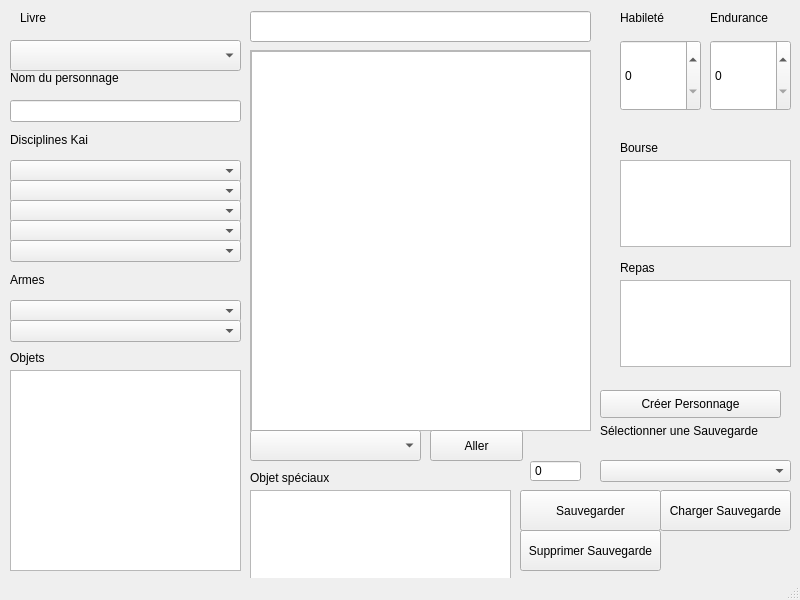
<?xml version="1.0" encoding="UTF-8"?>
<ui version="4.0">
 <class>MainWindow</class>
 <widget class="QMainWindow" name="MainWindow">
  <property name="geometry">
   <rect>
    <x>0</x>
    <y>0</y>
    <width>800</width>
    <height>600</height>
   </rect>
  </property>
  <property name="windowTitle">
   <string>MainWindow</string>
  </property>
  <widget class="QWidget" name="centralwidget">
   <widget class="QScrollArea" name="scrollArea">
    <property name="geometry">
     <rect>
      <x>250</x>
      <y>50</y>
      <width>341</width>
      <height>381</height>
     </rect>
    </property>
    <property name="widgetResizable">
     <bool>true</bool>
    </property>
    <widget class="QWidget" name="scrollAreaWidgetContents">
     <property name="geometry">
      <rect>
       <x>0</x>
       <y>0</y>
       <width>339</width>
       <height>379</height>
      </rect>
     </property>
     <widget class="QTextEdit" name="textEditPrincipale">
      <property name="geometry">
       <rect>
        <x>0</x>
        <y>0</y>
        <width>341</width>
        <height>1261</height>
       </rect>
      </property>
      <property name="readOnly">
       <bool>true</bool>
      </property>
     </widget>
    </widget>
   </widget>
   <widget class="QSpinBox" name="spinBoxE">
    <property name="geometry">
     <rect>
      <x>710</x>
      <y>40</y>
      <width>81</width>
      <height>71</height>
     </rect>
    </property>
   </widget>
   <widget class="QSpinBox" name="spinBoxH">
    <property name="geometry">
     <rect>
      <x>620</x>
      <y>40</y>
      <width>81</width>
      <height>71</height>
     </rect>
    </property>
   </widget>
   <widget class="QPushButton" name="sauvegardeButton">
    <property name="geometry">
     <rect>
      <x>520</x>
      <y>490</y>
      <width>141</width>
      <height>41</height>
     </rect>
    </property>
    <property name="text">
     <string>Sauvegarder</string>
    </property>
   </widget>
   <widget class="QPushButton" name="chargerButton">
    <property name="geometry">
     <rect>
      <x>660</x>
      <y>490</y>
      <width>131</width>
      <height>41</height>
     </rect>
    </property>
    <property name="text">
     <string>Charger Sauvegarde</string>
    </property>
   </widget>
   <widget class="QLabel" name="labelsauvegarde">
    <property name="geometry">
     <rect>
      <x>600</x>
      <y>410</y>
      <width>201</width>
      <height>41</height>
     </rect>
    </property>
    <property name="text">
     <string>Sélectionner une Sauvegarde</string>
    </property>
   </widget>
   <widget class="QLabel" name="labelHabilete">
    <property name="geometry">
     <rect>
      <x>620</x>
      <y>10</y>
      <width>71</width>
      <height>16</height>
     </rect>
    </property>
    <property name="text">
     <string>Habileté</string>
    </property>
   </widget>
   <widget class="QLabel" name="labelEndurance">
    <property name="geometry">
     <rect>
      <x>710</x>
      <y>10</y>
      <width>81</width>
      <height>16</height>
     </rect>
    </property>
    <property name="text">
     <string>Endurance</string>
    </property>
   </widget>
   <widget class="QComboBox" name="comboBoxdiscipline1">
    <property name="geometry">
     <rect>
      <x>10</x>
      <y>160</y>
      <width>231</width>
      <height>22</height>
     </rect>
    </property>
   </widget>
   <widget class="QComboBox" name="comboBoxdiscipline2">
    <property name="geometry">
     <rect>
      <x>10</x>
      <y>180</y>
      <width>231</width>
      <height>22</height>
     </rect>
    </property>
   </widget>
   <widget class="QComboBox" name="comboBoxdiscipline3">
    <property name="geometry">
     <rect>
      <x>10</x>
      <y>200</y>
      <width>231</width>
      <height>22</height>
     </rect>
    </property>
   </widget>
   <widget class="QComboBox" name="comboBoxdiscipline4">
    <property name="geometry">
     <rect>
      <x>10</x>
      <y>220</y>
      <width>231</width>
      <height>22</height>
     </rect>
    </property>
   </widget>
   <widget class="QComboBox" name="comboBoxdiscipline5">
    <property name="geometry">
     <rect>
      <x>10</x>
      <y>240</y>
      <width>231</width>
      <height>22</height>
     </rect>
    </property>
   </widget>
   <widget class="QComboBox" name="comboBoxArme1">
    <property name="geometry">
     <rect>
      <x>10</x>
      <y>300</y>
      <width>231</width>
      <height>22</height>
     </rect>
    </property>
   </widget>
   <widget class="QComboBox" name="comboBoxArme2">
    <property name="geometry">
     <rect>
      <x>10</x>
      <y>320</y>
      <width>231</width>
      <height>22</height>
     </rect>
    </property>
   </widget>
   <widget class="QLabel" name="labelArmes">
    <property name="geometry">
     <rect>
      <x>10</x>
      <y>270</y>
      <width>141</width>
      <height>20</height>
     </rect>
    </property>
    <property name="text">
     <string>Armes</string>
    </property>
   </widget>
   <widget class="QLabel" name="labeldisciplines">
    <property name="geometry">
     <rect>
      <x>10</x>
      <y>130</y>
      <width>121</width>
      <height>20</height>
     </rect>
    </property>
    <property name="text">
     <string>Disciplines Kai</string>
    </property>
   </widget>
   <widget class="QLabel" name="labeltitrelivre">
    <property name="geometry">
     <rect>
      <x>20</x>
      <y>10</y>
      <width>55</width>
      <height>16</height>
     </rect>
    </property>
    <property name="text">
     <string>Livre</string>
    </property>
   </widget>
   <widget class="QTextEdit" name="textEditBourse">
    <property name="geometry">
     <rect>
      <x>620</x>
      <y>160</y>
      <width>171</width>
      <height>87</height>
     </rect>
    </property>
   </widget>
   <widget class="QTextEdit" name="textEditObjet">
    <property name="geometry">
     <rect>
      <x>10</x>
      <y>370</y>
      <width>231</width>
      <height>201</height>
     </rect>
    </property>
   </widget>
   <widget class="QLabel" name="labelSacADos">
    <property name="geometry">
     <rect>
      <x>10</x>
      <y>350</y>
      <width>91</width>
      <height>16</height>
     </rect>
    </property>
    <property name="text">
     <string>Objets</string>
    </property>
   </widget>
   <widget class="QComboBox" name="comboBoxChoixSuivant">
    <property name="geometry">
     <rect>
      <x>250</x>
      <y>430</y>
      <width>171</width>
      <height>31</height>
     </rect>
    </property>
   </widget>
   <widget class="QTextEdit" name="textEditRepas">
    <property name="geometry">
     <rect>
      <x>620</x>
      <y>280</y>
      <width>171</width>
      <height>87</height>
     </rect>
    </property>
   </widget>
   <widget class="QLabel" name="labelbourse">
    <property name="geometry">
     <rect>
      <x>620</x>
      <y>140</y>
      <width>121</width>
      <height>16</height>
     </rect>
    </property>
    <property name="text">
     <string>Bourse</string>
    </property>
   </widget>
   <widget class="QLabel" name="labelRepas">
    <property name="geometry">
     <rect>
      <x>620</x>
      <y>260</y>
      <width>121</width>
      <height>16</height>
     </rect>
    </property>
    <property name="text">
     <string>Repas</string>
    </property>
   </widget>
   <widget class="QPushButton" name="pushButtonSupprimerSauvegarde">
    <property name="geometry">
     <rect>
      <x>520</x>
      <y>530</y>
      <width>141</width>
      <height>41</height>
     </rect>
    </property>
    <property name="text">
     <string>Supprimer Sauvegarde</string>
    </property>
   </widget>
   <widget class="QComboBox" name="comboBoxtitre">
    <property name="geometry">
     <rect>
      <x>10</x>
      <y>40</y>
      <width>231</width>
      <height>31</height>
     </rect>
    </property>
   </widget>
   <widget class="QLabel" name="label">
    <property name="geometry">
     <rect>
      <x>10</x>
      <y>70</y>
      <width>131</width>
      <height>16</height>
     </rect>
    </property>
    <property name="text">
     <string>Nom du personnage</string>
    </property>
   </widget>
   <widget class="QLabel" name="label_2">
    <property name="geometry">
     <rect>
      <x>250</x>
      <y>470</y>
      <width>101</width>
      <height>16</height>
     </rect>
    </property>
    <property name="text">
     <string>Objet spéciaux</string>
    </property>
   </widget>
   <widget class="QTextEdit" name="textEditspeciaux">
    <property name="geometry">
     <rect>
      <x>250</x>
      <y>490</y>
      <width>261</width>
      <height>91</height>
     </rect>
    </property>
   </widget>
   <widget class="QLineEdit" name="lineEditnomPersonnage">
    <property name="geometry">
     <rect>
      <x>10</x>
      <y>100</y>
      <width>231</width>
      <height>22</height>
     </rect>
    </property>
   </widget>
   <widget class="QLineEdit" name="lineEditNomChapitre">
    <property name="geometry">
     <rect>
      <x>250</x>
      <y>11</y>
      <width>341</width>
      <height>31</height>
     </rect>
    </property>
   </widget>
   <widget class="QComboBox" name="comboBoxSauvegarde">
    <property name="geometry">
     <rect>
      <x>600</x>
      <y>460</y>
      <width>191</width>
      <height>22</height>
     </rect>
    </property>
   </widget>
   <widget class="QPushButton" name="pushButtonCreerPersonnage">
    <property name="geometry">
     <rect>
      <x>600</x>
      <y>390</y>
      <width>181</width>
      <height>28</height>
     </rect>
    </property>
    <property name="text">
     <string>Créer Personnage</string>
    </property>
   </widget>
   <widget class="QSpinBox" name="spinBoxIdSauvegarde">
    <property name="geometry">
     <rect>
      <x>530</x>
      <y>460</y>
      <width>51</width>
      <height>22</height>
     </rect>
    </property>
    <property name="readOnly">
     <bool>true</bool>
    </property>
    <property name="buttonSymbols">
     <enum>QAbstractSpinBox::NoButtons</enum>
    </property>
   </widget>
   <widget class="QPushButton" name="pushButtonAller">
    <property name="geometry">
     <rect>
      <x>430</x>
      <y>430</y>
      <width>93</width>
      <height>31</height>
     </rect>
    </property>
    <property name="text">
     <string>Aller</string>
    </property>
   </widget>
  </widget>
  <widget class="QStatusBar" name="statusbar"/>
 </widget>
 <resources/>
 <connections>
  <connection>
   <sender>comboBoxdiscipline1</sender>
   <signal>activated(QString)</signal>
   <receiver>MainWindow</receiver>
   <slot>choixDisciplineKai()</slot>
   <hints>
    <hint type="sourcelabel">
     <x>148</x>
     <y>174</y>
    </hint>
    <hint type="destinationlabel">
     <x>166</x>
     <y>141</y>
    </hint>
   </hints>
  </connection>
  <connection>
   <sender>pushButtonCreerPersonnage</sender>
   <signal>clicked()</signal>
   <receiver>MainWindow</receiver>
   <slot>creerPersonnage()</slot>
   <hints>
    <hint type="sourcelabel">
     <x>696</x>
     <y>402</y>
    </hint>
    <hint type="destinationlabel">
     <x>740</x>
     <y>374</y>
    </hint>
   </hints>
  </connection>
  <connection>
   <sender>sauvegardeButton</sender>
   <signal>clicked()</signal>
   <receiver>MainWindow</receiver>
   <slot>sauvegarder()</slot>
   <hints>
    <hint type="sourcelabel">
     <x>581</x>
     <y>517</y>
    </hint>
    <hint type="destinationlabel">
     <x>493</x>
     <y>478</y>
    </hint>
   </hints>
  </connection>
  <connection>
   <sender>pushButtonSupprimerSauvegarde</sender>
   <signal>clicked()</signal>
   <receiver>MainWindow</receiver>
   <slot>supprimer_sauvegarde()</slot>
   <hints>
    <hint type="sourcelabel">
     <x>550</x>
     <y>558</y>
    </hint>
    <hint type="destinationlabel">
     <x>514</x>
     <y>563</y>
    </hint>
   </hints>
  </connection>
  <connection>
   <sender>chargerButton</sender>
   <signal>clicked()</signal>
   <receiver>MainWindow</receiver>
   <slot>chargerPartie()</slot>
   <hints>
    <hint type="sourcelabel">
     <x>744</x>
     <y>511</y>
    </hint>
    <hint type="destinationlabel">
     <x>794</x>
     <y>485</y>
    </hint>
   </hints>
  </connection>
  <connection>
   <sender>pushButtonAller</sender>
   <signal>clicked()</signal>
   <receiver>MainWindow</receiver>
   <slot>changerChapitre()</slot>
   <hints>
    <hint type="sourcelabel">
     <x>462</x>
     <y>450</y>
    </hint>
    <hint type="destinationlabel">
     <x>425</x>
     <y>473</y>
    </hint>
   </hints>
  </connection>
 </connections>
 <slots>
  <slot>choixDisciplineKai()</slot>
  <slot>creerPersonnage()</slot>
  <slot>sauvegarder()</slot>
  <slot>supprimer_sauvegarde()</slot>
  <slot>chargerPartie()</slot>
  <slot>changerChapitre()</slot>
  <slot>slot1()</slot>
 </slots>
</ui>
